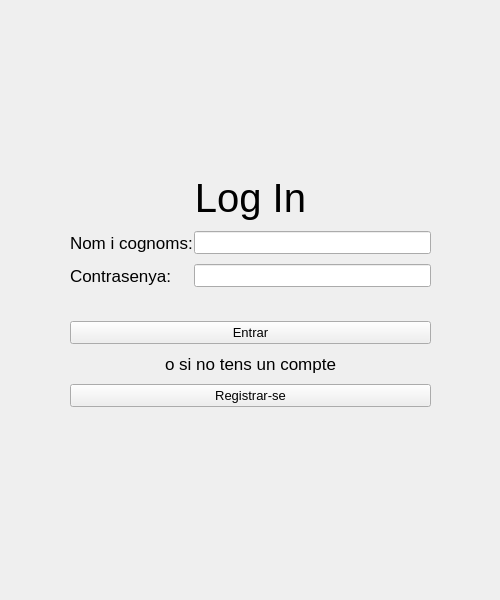
<?xml version="1.0" encoding="UTF-8"?>
<ui version="4.0">
 <class>LoginWidget</class>
 <widget class="QWidget" name="LoginWidget">
  <property name="geometry">
   <rect>
    <x>0</x>
    <y>0</y>
    <width>500</width>
    <height>600</height>
   </rect>
  </property>
  <property name="sizePolicy">
   <sizepolicy hsizetype="Maximum" vsizetype="Maximum">
    <horstretch>0</horstretch>
    <verstretch>0</verstretch>
   </sizepolicy>
  </property>
  <property name="minimumSize">
   <size>
    <width>500</width>
    <height>600</height>
   </size>
  </property>
  <property name="maximumSize">
   <size>
    <width>500</width>
    <height>600</height>
   </size>
  </property>
  <property name="windowTitle">
   <string>Log In</string>
  </property>
  <property name="locale">
   <locale language="English" country="UnitedStates"/>
  </property>
  <widget class="QWidget" name="formLayoutWidget">
   <property name="geometry">
    <rect>
     <x>70</x>
     <y>50</y>
     <width>361</width>
     <height>481</height>
    </rect>
   </property>
   <layout class="QFormLayout" name="main_layout">
    <property name="sizeConstraint">
     <enum>QLayout::SetDefaultConstraint</enum>
    </property>
    <property name="labelAlignment">
     <set>Qt::AlignBottom|Qt::AlignLeading|Qt::AlignLeft</set>
    </property>
    <property name="formAlignment">
     <set>Qt::AlignCenter</set>
    </property>
    <property name="horizontalSpacing">
     <number>1</number>
    </property>
    <property name="verticalSpacing">
     <number>10</number>
    </property>
    <item row="0" column="0" colspan="2">
     <widget class="QLabel" name="logInLabel">
      <property name="font">
       <font>
        <family>Arial</family>
        <pointsize>30</pointsize>
       </font>
      </property>
      <property name="layoutDirection">
       <enum>Qt::LeftToRight</enum>
      </property>
      <property name="locale">
       <locale language="English" country="Kenya"/>
      </property>
      <property name="text">
       <string>Log In</string>
      </property>
      <property name="textFormat">
       <enum>Qt::AutoText</enum>
      </property>
      <property name="alignment">
       <set>Qt::AlignBottom|Qt::AlignHCenter</set>
      </property>
     </widget>
    </item>
    <item row="1" column="0">
     <widget class="QLabel" name="nameLabel">
      <property name="font">
       <font>
        <pointsize>13</pointsize>
       </font>
      </property>
      <property name="text">
       <string>Nom i cognoms:</string>
      </property>
      <property name="alignment">
       <set>Qt::AlignLeading|Qt::AlignLeft|Qt::AlignVCenter</set>
      </property>
     </widget>
    </item>
    <item row="1" column="1">
     <widget class="QLineEdit" name="nameLineEdit">
      <property name="font">
       <font>
        <pointsize>10</pointsize>
       </font>
      </property>
      <property name="text">
       <string/>
      </property>
     </widget>
    </item>
    <item row="2" column="0">
     <widget class="QLabel" name="passwordLabel">
      <property name="font">
       <font>
        <pointsize>13</pointsize>
       </font>
      </property>
      <property name="text">
       <string>Сontrasenya:</string>
      </property>
     </widget>
    </item>
    <item row="2" column="1">
     <widget class="QLineEdit" name="passwordLineEdit">
      <property name="font">
       <font>
        <pointsize>10</pointsize>
       </font>
      </property>
     </widget>
    </item>
    <item row="4" column="0" colspan="2">
     <widget class="QPushButton" name="enterButton">
      <property name="font">
       <font>
        <pointsize>10</pointsize>
       </font>
      </property>
      <property name="text">
       <string>Entrar</string>
      </property>
     </widget>
    </item>
    <item row="6" column="0" colspan="2">
     <widget class="QPushButton" name="regButton">
      <property name="font">
       <font>
        <pointsize>10</pointsize>
       </font>
      </property>
      <property name="text">
       <string>Registrar-se</string>
      </property>
     </widget>
    </item>
    <item row="5" column="0" colspan="2">
     <widget class="QLabel" name="textLabel">
      <property name="font">
       <font>
        <pointsize>13</pointsize>
       </font>
      </property>
      <property name="text">
       <string>o si no tens un compte</string>
      </property>
      <property name="alignment">
       <set>Qt::AlignCenter</set>
      </property>
     </widget>
    </item>
    <item row="3" column="0" colspan="2">
     <widget class="QLabel" name="statusLabel">
      <property name="text">
       <string/>
      </property>
     </widget>
    </item>
   </layout>
  </widget>
 </widget>
 <resources/>
 <connections/>
</ui>
